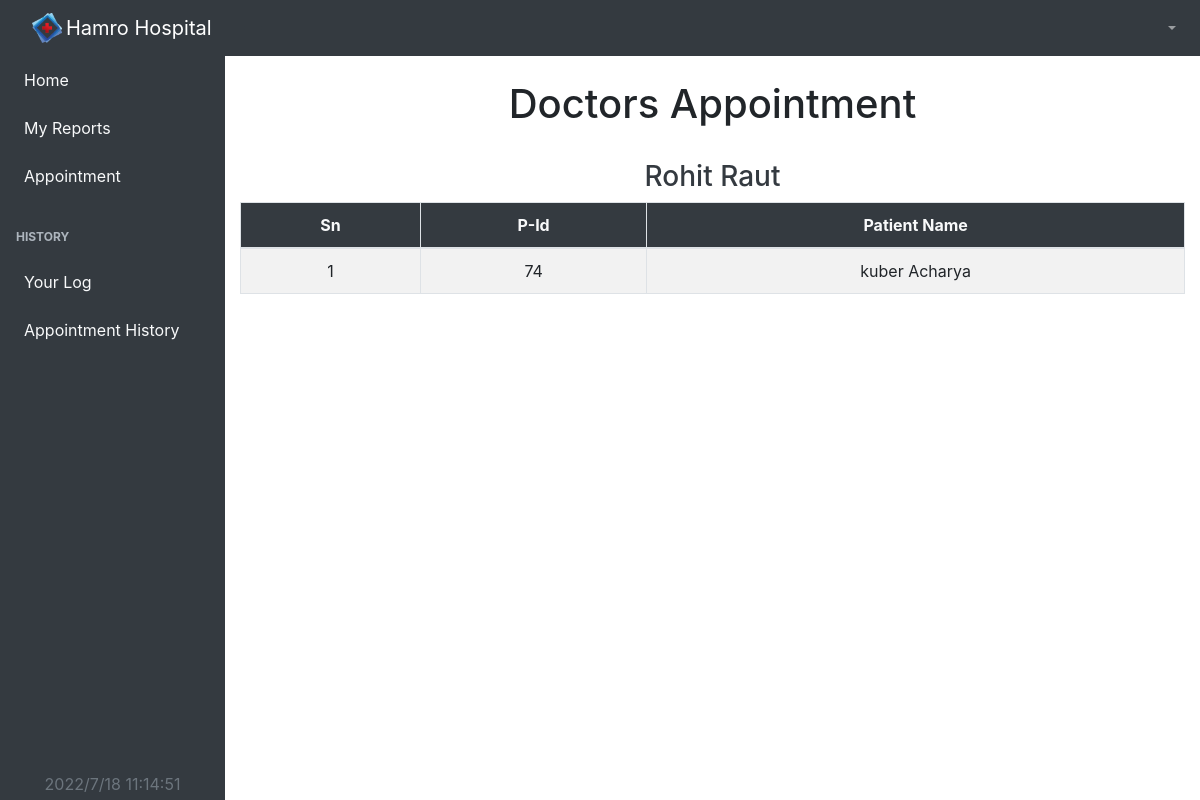
/patient/appointments (signed in), run on the app's committed database.
### tables this page shows
CREATE TABLE `appointment` (
  `app-ID` int(11) NOT NULL,
  `did` int(11) NOT NULL,
  `pid` int(11) NOT NULL,
  `problem` varchar(1024) NOT NULL,
  `report` varchar(300) DEFAULT NULL,
  `date` varchar(10) NOT NULL DEFAULT current_timestamp(),
  `status` int(1) NOT NULL DEFAULT 0 COMMENT '0->default\r\n1->checked\r\n2->cancelled'
);

CREATE TABLE `doctor` (
  `did` int(11) NOT NULL,
  `dname` varchar(25) NOT NULL,
  `demail` varchar(35) NOT NULL,
  `dpassword` varchar(35) NOT NULL,
  `dphone` varchar(10) NOT NULL,
  `dspeciality` varchar(20) NOT NULL,
  `ddescription` varchar(1024) NOT NULL,
  `daddress` varchar(40) NOT NULL,
  `dimage` varchar(1024) NOT NULL,
  `dstatus` int(1) NOT NULL DEFAULT 1 COMMENT '0->Unavailable & 1->Available'
);

CREATE TABLE `patient` (
  `pid` int(11) NOT NULL,
  `pname` varchar(25) NOT NULL,
  `pemail` varchar(35) NOT NULL,
  `ppassword` varchar(35) NOT NULL,
  `pphone` varchar(10) NOT NULL,
  `pgender` char(1) NOT NULL,
  `page` int(3) NOT NULL,
  `paddress` varchar(40) NOT NULL,
  `pimage` varchar(1024) NOT NULL
);

### controllers/PatientController.php (called while the page is built, shortened)
<?php
class PatientController
{
    private $patientModelObj;
    function __construct()
    {
        require 'services/loader.php';
        require 'models/PatientModel.php';
        $this->patientModelObj = new PatientModel();
    }
    public function appointments()
    {
        $docList = $this->patientModelObj->getPendingAppoinmentDetails();
        require 'views/Patient/appointments.php';
    }
}

### index.php (called while the page is built, shortened)
<?php
require "./views/shared/links.php";
if (empty($_GET["url"])) {
   $url = "Dashboard/Index";
} else {
   $url = $_GET["url"];
}
$url = explode('/', $url);
$method = $url[1];
$obj = new $controller();
$obj->$method();

### services/config.php (called while the page is built)
<?php
  class Config{
  	  public static function getConnection(){
  	  	$conn=new mysqli("localhost","root","","pms");
  	  	return $conn;
  	  }
  }
?>

### models/PatientModel.php (called while the page is built, shortened)
<?php
class PatientModel
{
    private $conn;
    function __construct()
    {
        require 'services/Config.php';
        $this->conn = Config::getConnection();
    }
    public function getPendingAppoinmentDetails()
    {
        $pid = $_SESSION['patient']['pid'];
        $docQuery = "SELECT * from doctor,appointment WHERE appointment.did = doctor.did AND status=0 AND pid='$pid'";
        $docDetails = $this->conn->query($docQuery);
        if (mysqli_num_rows($docDetails) == 0) {
            return false;
        } else {
            return $docDetails;
        }
    }
    public function getDynamicAppointment($id)
    {
        $docQuery = "SELECT * from patient,appointment WHERE appointment.pid = patient.pid AND status=0 AND did='$id'";
        $docDetails = $this->conn->query($docQuery);
        if (mysqli_num_rows($docDetails) == 0) {
            return false;
        } else {
            return $docDetails;
        }
    }
}

### views/Patient/appointments.php (the view, shortened to what this page needs)
<!DOCTYPE html>
<html lang="en">
<head>
    <?php
    require_once "views/shared/patientlink.php";
    require_once 'views/Patient/shared/patientSideNav.php';
    ?>
    <div id="layoutSidenav_content">
        <main>
            <div class="container-fluid">
                <h1 class="mt-4 text-center">Doctors Appointment</h1>
                <br>
            </div>
            <?php
            if (empty($docList)) {
                echo "<div class='alert alert-danger m-4 text-center py-4' role='alert'>
                No Appointment Record Found.
              </div";
            } else {
                foreach ($docList as $list) {
            ?>
                    <div class="container-fluid w-xl-75 mb-5">
                        <div class="text-center h3"><span style="color: #343a40"><?php echo $list['dname'] ?></span></div>
                        <table class="table table-bordered table-striped table-hover">
                            <thead style="background-color:#343a40;">
                                <tr>
                                    <th scope="col" class="text-center text-light">Sn</th>
                                    <th scope="col" class="text-center text-light">P-Id</th>
                                    <th scope="col" class="text-center text-light">Patient Name</th>
                                </tr>
                            </thead>
                            <tbody>
                                <?php
                                $sn = 1;
                                $id = $list['did'];
                                $result = $this->patientModelObj->getDynamicAppointment($id);
                                foreach ($result as $row) {
                                ?>
                                    <tr>
                                        <td class="text-center"><?php echo $sn; ?></td>
                                        <td class="text-center"><?php echo $row['pid']; ?></td>
                                        <td class="text-center"><?php echo $row['pname']; ?></td>
                                    </tr>
                                <?php $sn++;
                                }
                                ?>
                            </tbody>
                        </table>
                    </div>
            <?php $sn++;
                }
            }
            ?>
        </main>
    </div>
    </div>
    </body>
</html>

### services/loader.php (style rules this page uses)
body { margin: 0; padding: 0; width: 100%; height: 100vh; background-color: #eee; }

### data on the page
appointment: did.dname "Rohit Raut", pid "74", pid.pname "kuber Acharya"
